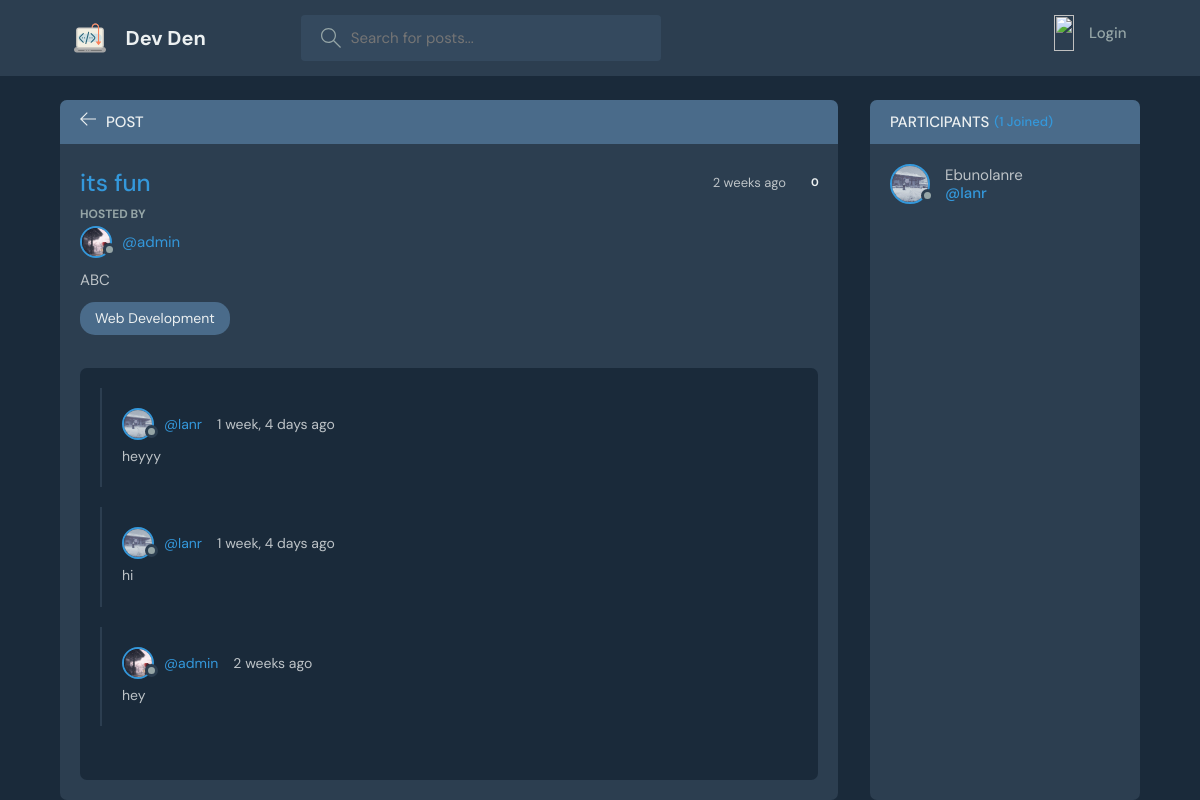
Screenshot of /post/3/ with the database file from the repository.
### blogApp/models.py (models this page shows, shortened)
class Post(models.Model):
    category = models.ForeignKey(Category, on_delete=models.SET_NULL, null=True)
    title = models.CharField(max_length=250)
    description = models.TextField(null=True, blank=True)
    created_by = models.ForeignKey(User, on_delete=models.SET_NULL, null=True)
    image = models.ImageField(upload_to='images/', null=True, blank=True)
    updated = models.DateTimeField(auto_now=True)
    created = models.DateTimeField(auto_now_add=True)
    participants = models.ManyToManyField(User, related_name='participants', blank=True)
    upvotes = models.ManyToManyField(User, related_name='post_upvotes', blank=True)
    downvotes = models.ManyToManyField(User, related_name='post_downvotes', blank=True)
    @property
    def vote_count(self):
        return self.upvotes.count() - self.downvotes.count()
    class Meta:
        ordering = ['-updated','-created']

class User(AbstractUser):
    fullname = models.CharField(max_length=40, null=True)
    username = models.CharField(max_length=40, unique=True, null=True)
    email = models.EmailField(unique=True, null=True)
    bio = models.TextField(null=True, blank=True)
    avatar = models.ImageField(null=True, default="images/avatar.svg", upload_to='images/')

class Category(models.Model):
    name = models.CharField(max_length=200)

class Message(models.Model):
    user = models.ForeignKey(User, on_delete=models.CASCADE)
    body = models.TextField()
    post = models.ForeignKey(Post, on_delete=models.CASCADE)
    updated = models.DateTimeField(auto_now=True)
    created = models.DateTimeField(auto_now_add=True)
    class Meta:
        ordering = ['-updated', '-created']

### blogApp/views.py (the view, shortened to what this page needs)
# urls.py: path('post/<int:pk>/', views.post_view, name='post'),
def post_view(request, pk):
    post = Post.objects.get(id=pk)
    post_messages = post.message_set.all()
    participants = post.participants.all()
    context = {'post':post, 'post_messages':post_messages, 'participants':participants}
    return render(request, 'blogApp/post.html', context)

### blogApp/templates/blogApp/post.html (shortened to what this page needs)
{% extends "blogApp/main.html" %}
{% block content %}
    <main class="profile-page layout layout--2">
      <div class="container">
        <div class="room">
          <div class="room__top">
            <div class="room__topLeft">
              <a href="{{ request.META.HTTP_REFERER }}">
                <svg version="1.1" xmlns="http://www.w3.org/2000/svg" width="32" height="32" viewBox="0 0 32 32">
                  <title>arrow-left</title>
                  <path
                    d="M13.723 2.286l-13.723 13.714 13.719 13.714 1.616-1.611-10.96-10.96h27.625v-2.286h-27.625l10.965-10.965-1.616-1.607z"
                  ></path>
                </svg>
              </a>
              <h3>Post</h3>
            </div>
          </div>
          <div class="room__box scroll">
            <div class="room__header scroll">
              <div class="room__info">
                <h3>{{ post.title }}</h3>
                <div class="room__info-meta">
                  <span>{{ post.created|timesince }} ago</span>
                  <div class="vote-section">
                    <div class="vote-count">{{ post.vote_count }}</div>
                  </div>
                </div>
              </div>
              <div class="room__hosted">
                <p>Hosted By</p>
                <a href="{% url "profile" post.created_by.id %}" class="room__author">
                  <div class="avatar avatar--small">
                    <img src="{{ post.created_by.avatar.url }}" />
                  </div>
                  <span>@{{ post.created_by.username }}</span>
                </a>
              </div>
              <div class="room__details">
                {{ post.description }}
              </div>
            <span class="room__topics">{{ post.category.name }}</span>
            </div>
            <div class="room__conversation">
              <div class="threads scroll">
                {% for post_message in post_messages %}
                <div class="thread">
                  <div class="thread__top">
                    <div class="thread__author">
                      <a href="{% url "profile" post_message.user.id %}" class="thread__authorInfo">
                        <div class="avatar avatar--small">
                          <img src="{{ post_message.user.avatar.url }}" />
                        </div>
                        <span>@{{ post_message.user }}</span>
                      </a>
                      <span class="thread__date">{{ post_message.created|timesince }} ago</span>
                    </div>
                  </div>
                  <div class="thread__details">
                    {{ post_message.body }}
                  </div>
                </div>
                {% endfor %}
              </div>
            </div>
          </div>
          <div class="room__message">
          </div>
        </div>
        <div class="participants">
          <h3 class="participants__top">Participants <span>({{ post.participants.all.count }} Joined)</span></h3>
          <div class="participants__list scroll">
            {% for peep in participants %}
            <a href="{% url "profile" peep.id %}" class="participant">
              <div class="avatar avatar--medium">
                <img src="{{ peep.avatar.url }}" />
              </div>
              <p>
                {{ peep.fullname }}
                <span>@{{ peep.username }}</span>
              </p>
            </a>
            {% endfor %}
          </div>
        </div>
      </div>
    </main>
{% endblock content%}

### rows the page displays
Post: title "its fun", created "2 weeks", vote_count "0", created_by.avatar (picture), created_by.username "admin", description "ABC", category.name "Web Development", participants.all.count "1"
Message: user.avatar (picture), user "lanr", created "1 week, 4 days", body "heyyy"
Message: user.avatar (picture), user "lanr", created "1 week, 4 days", body "hi"
Message: user.avatar (picture), user "admin", created "2 weeks", body "hey"
User: avatar (picture), fullname "Ebunolanre", username "lanr"
